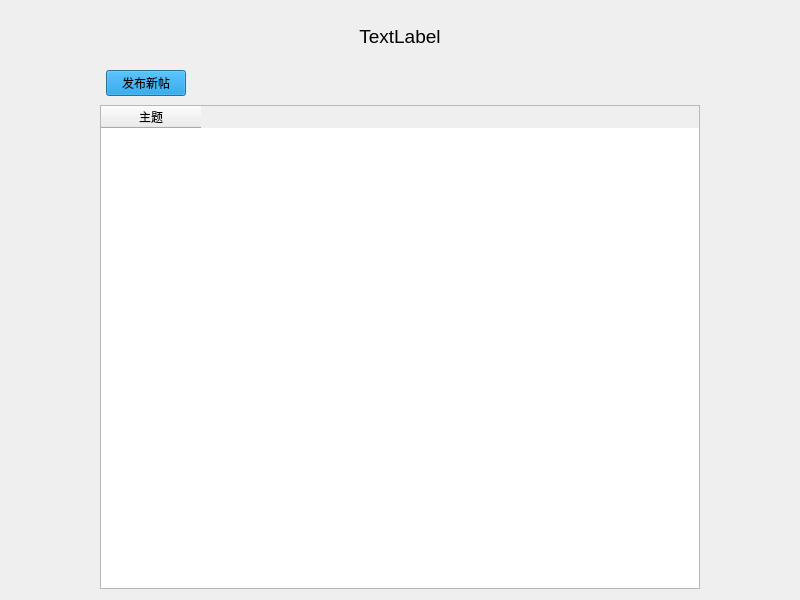
<?xml version="1.0" encoding="UTF-8"?>
<ui version="4.0">
 <class>Plate</class>
 <widget class="QDialog" name="Plate">
  <property name="geometry">
   <rect>
    <x>0</x>
    <y>0</y>
    <width>800</width>
    <height>600</height>
   </rect>
  </property>
  <property name="sizePolicy">
   <sizepolicy hsizetype="Fixed" vsizetype="Fixed">
    <horstretch>0</horstretch>
    <verstretch>0</verstretch>
   </sizepolicy>
  </property>
  <property name="baseSize">
   <size>
    <width>800</width>
    <height>600</height>
   </size>
  </property>
  <property name="windowTitle">
   <string>Dialog</string>
  </property>
  <property name="styleSheet">
   <string notr="true"/>
  </property>
  <layout class="QGridLayout" name="gridLayout">
   <item row="0" column="0">
    <layout class="QVBoxLayout" name="plate_title_layout" stretch="0">
     <property name="topMargin">
      <number>0</number>
     </property>
     <item>
      <widget class="QLabel" name="plate_title">
       <property name="sizePolicy">
        <sizepolicy hsizetype="Preferred" vsizetype="Maximum">
         <horstretch>0</horstretch>
         <verstretch>50</verstretch>
        </sizepolicy>
       </property>
       <property name="minimumSize">
        <size>
         <width>776</width>
         <height>50</height>
        </size>
       </property>
       <property name="font">
        <font>
         <pointsize>14</pointsize>
        </font>
       </property>
       <property name="layoutDirection">
        <enum>Qt::LeftToRight</enum>
       </property>
       <property name="styleSheet">
        <string notr="true"/>
       </property>
       <property name="text">
        <string>TextLabel</string>
       </property>
       <property name="alignment">
        <set>Qt::AlignCenter</set>
       </property>
      </widget>
     </item>
    </layout>
   </item>
   <item row="1" column="0">
    <layout class="QHBoxLayout" name="horizontalLayout" stretch="1,1,5">
     <item>
      <spacer name="horizontalSpacer_4">
       <property name="orientation">
        <enum>Qt::Horizontal</enum>
       </property>
       <property name="sizeType">
        <enum>QSizePolicy::Fixed</enum>
       </property>
       <property name="sizeHint" stdset="0">
        <size>
         <width>68</width>
         <height>32</height>
        </size>
       </property>
      </spacer>
     </item>
     <item>
      <widget class="QPushButton" name="pub_post">
       <property name="sizePolicy">
        <sizepolicy hsizetype="Fixed" vsizetype="Fixed">
         <horstretch>0</horstretch>
         <verstretch>0</verstretch>
        </sizepolicy>
       </property>
       <property name="styleSheet">
        <string notr="true">background-color: rgb(0, 138, 217);
</string>
       </property>
       <property name="text">
        <string>发布新帖</string>
       </property>
      </widget>
     </item>
     <item>
      <spacer name="horizontalSpacer">
       <property name="orientation">
        <enum>Qt::Horizontal</enum>
       </property>
       <property name="sizeType">
        <enum>QSizePolicy::Maximum</enum>
       </property>
       <property name="sizeHint" stdset="0">
        <size>
         <width>576</width>
         <height>20</height>
        </size>
       </property>
      </spacer>
     </item>
    </layout>
   </item>
   <item row="2" column="0">
    <layout class="QHBoxLayout" name="horizontalLayout_2" stretch="1,5,1">
     <item>
      <spacer name="horizontalSpacer_2">
       <property name="orientation">
        <enum>Qt::Horizontal</enum>
       </property>
       <property name="sizeHint" stdset="0">
        <size>
         <width>29</width>
         <height>20</height>
        </size>
       </property>
      </spacer>
     </item>
     <item>
      <widget class="QTableWidget" name="postGroup">
       <property name="sizePolicy">
        <sizepolicy hsizetype="Fixed" vsizetype="Expanding">
         <horstretch>0</horstretch>
         <verstretch>0</verstretch>
        </sizepolicy>
       </property>
       <property name="minimumSize">
        <size>
         <width>600</width>
         <height>100</height>
        </size>
       </property>
       <property name="mouseTracking">
        <bool>false</bool>
       </property>
       <property name="tabletTracking">
        <bool>false</bool>
       </property>
       <property name="showGrid">
        <bool>false</bool>
       </property>
       <property name="gridStyle">
        <enum>Qt::DashLine</enum>
       </property>
       <attribute name="horizontalHeaderCascadingSectionResizes">
        <bool>false</bool>
       </attribute>
       <attribute name="horizontalHeaderShowSortIndicator" stdset="0">
        <bool>false</bool>
       </attribute>
       <attribute name="horizontalHeaderStretchLastSection">
        <bool>false</bool>
       </attribute>
       <attribute name="verticalHeaderCascadingSectionResizes">
        <bool>false</bool>
       </attribute>
       <attribute name="verticalHeaderHighlightSections">
        <bool>false</bool>
       </attribute>
       <attribute name="verticalHeaderShowSortIndicator" stdset="0">
        <bool>false</bool>
       </attribute>
       <attribute name="verticalHeaderStretchLastSection">
        <bool>false</bool>
       </attribute>
       <column>
        <property name="text">
         <string>主题</string>
        </property>
        <property name="font">
         <font>
          <underline>false</underline>
         </font>
        </property>
        <property name="background">
         <color>
          <red>170</red>
          <green>255</green>
          <blue>255</blue>
         </color>
        </property>
       </column>
      </widget>
     </item>
     <item>
      <spacer name="horizontalSpacer_3">
       <property name="orientation">
        <enum>Qt::Horizontal</enum>
       </property>
       <property name="sizeHint" stdset="0">
        <size>
         <width>40</width>
         <height>20</height>
        </size>
       </property>
      </spacer>
     </item>
    </layout>
   </item>
  </layout>
 </widget>
 <resources/>
 <connections/>
</ui>
